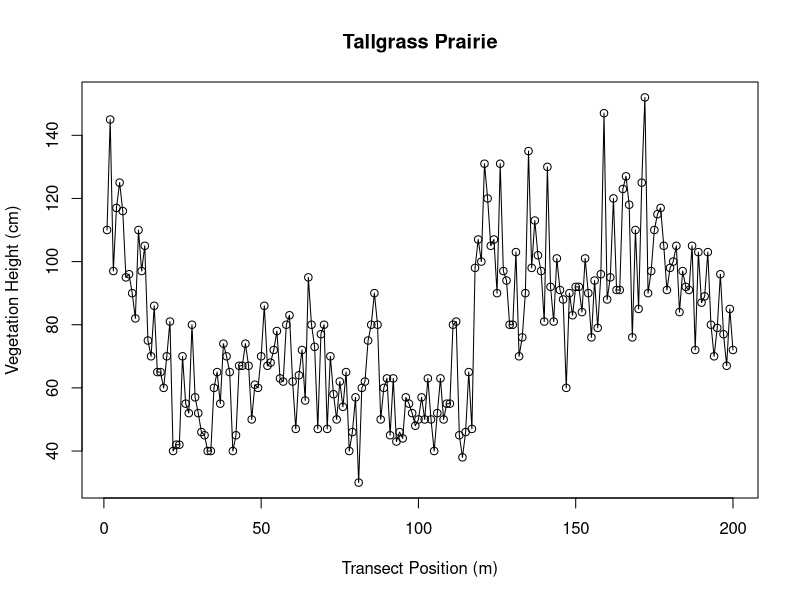
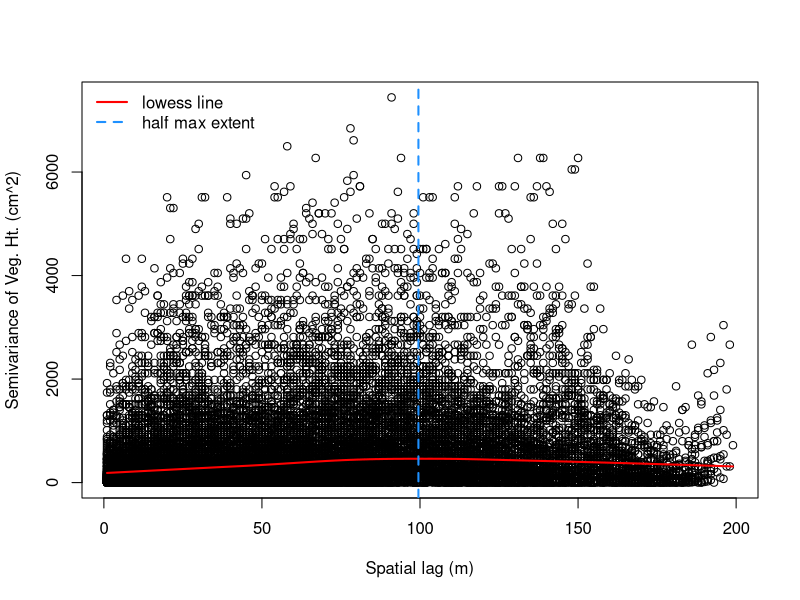
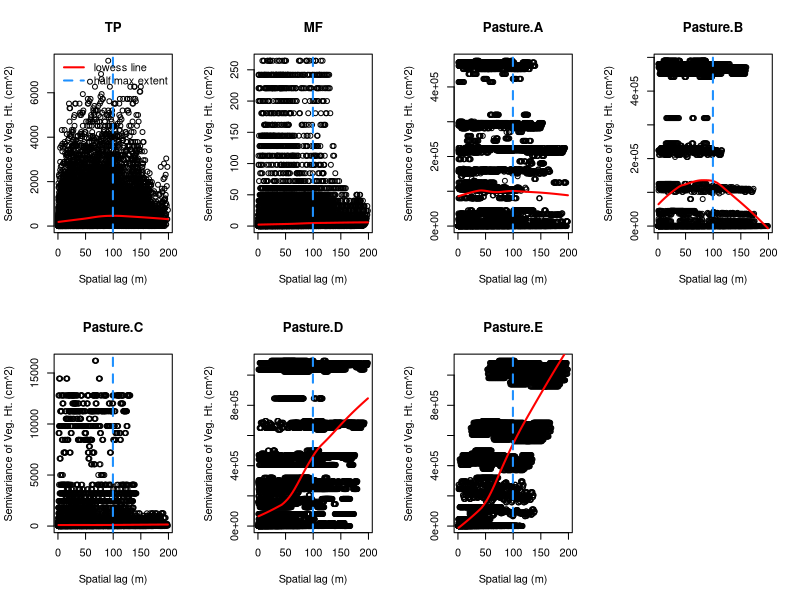
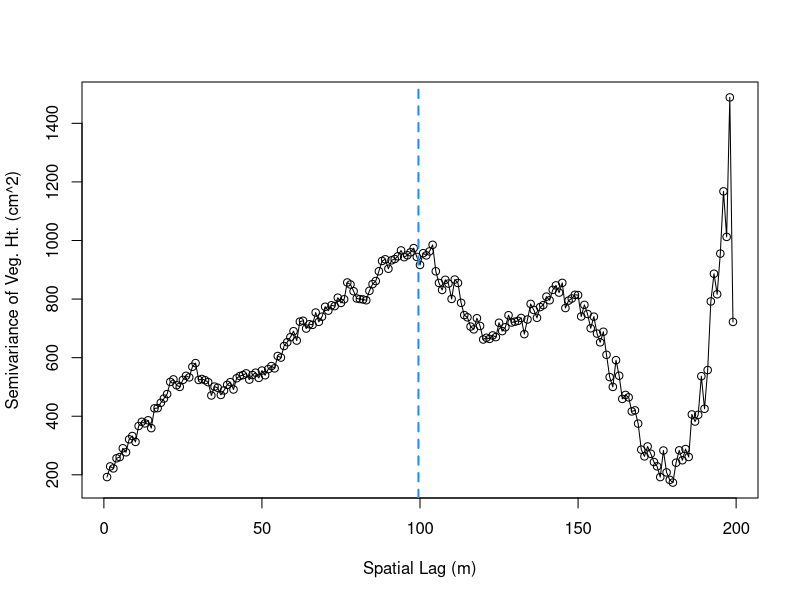
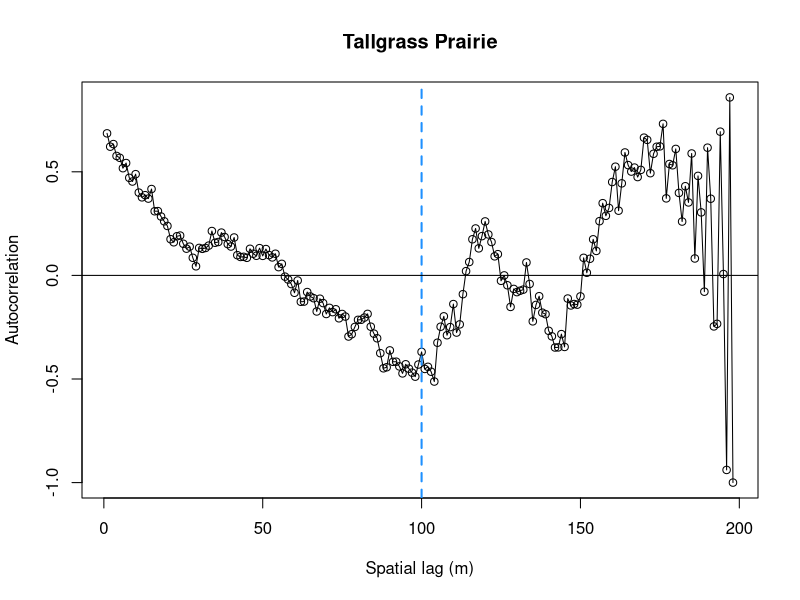
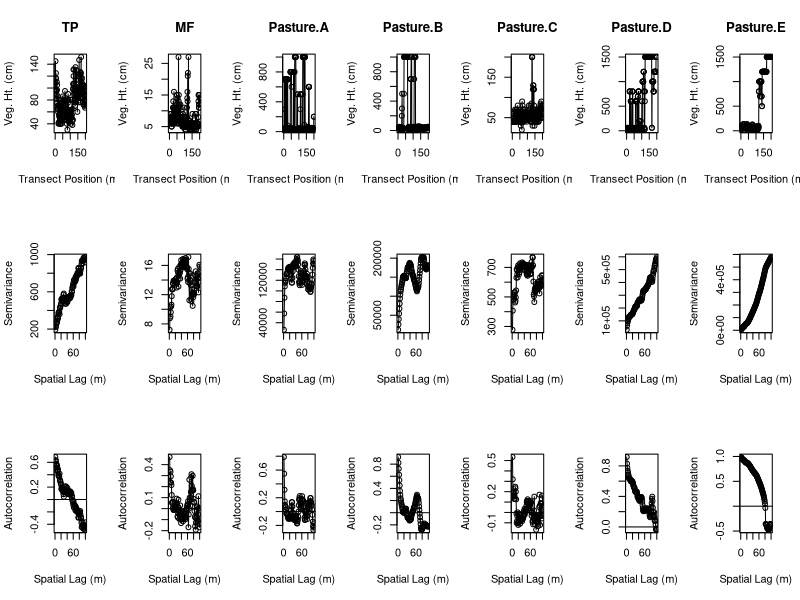
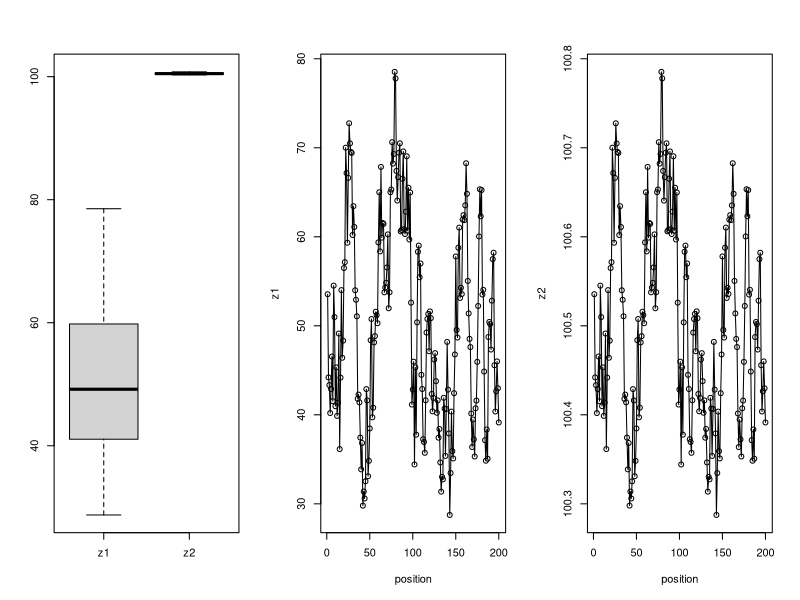
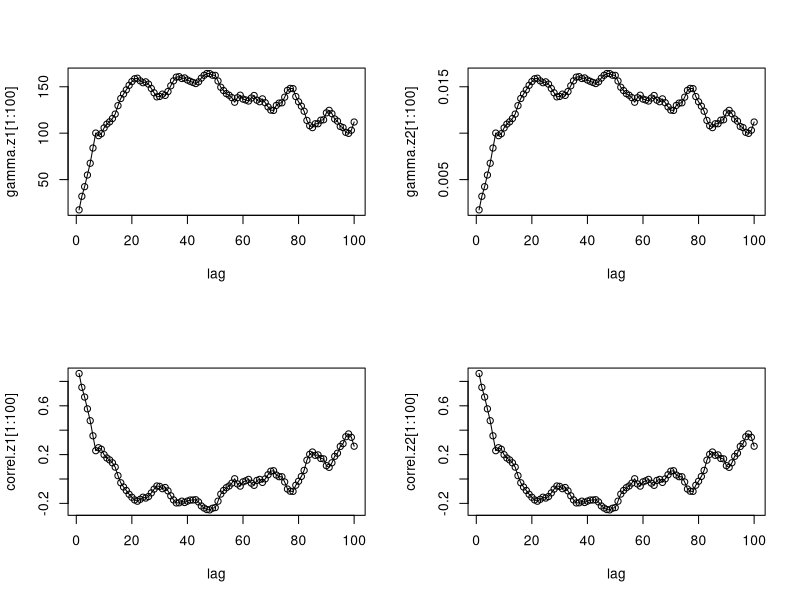

R code for these plots, in order:
# This is the original lab. I have reworked it to use long data format and tidyverse functions.


# Scale Detection Using Semivariograms and Autocorrelograms 
# M.W. Palmer, D.J. McGlinn
# this R code is written for the provided data on vegetation height (see Option 2 in Chapter exercise)

################################################################################
# DATA COLLECTION
################################################################################

# Option 2: Using Provided Data Sets
# Set R's working directory to the folder where you have stored the relevant data files

  setwd("./Scale_Lab/")

# In a Windows OS environment the path address starts with "C:\?". 
# Note that R does not accept single forward slashes in a path address.
# Therefore, you need to write the path address either with forward slashes (e.g. "C:/"), or   
# with double backward slashes (e.g. "C:\\...)

# read in the .csv files you have downloaded in the working directory
# this dataframe contains veg height data from three sites
# for the third site there are data from five different pastures within that site.
  veght<-read.table("veght_Chp5_data.csv",sep=',',header=T)
  names(veght) #this gives the names (column headings) of the veght data.frame
  ##############################
  #Column descriptions for veght
  #"Pos": Transect position (m)
  #"TP": Tallgrass Prairie (Osage County, Oklahoma)
  #"MF": Mowed field (Oklahoma State Univ. Campus)
  #"Pasture.A to Pasture.E: Five savanna pastures in Payne County, Oklahoma
  ##############################

################################################################################
# DATA EXPLORATION
################################################################################
# begin with some exploration of the data 
# NOTE: the following data exploration is not described in the chapter text
# but is recommended when starting with any new dataset

  str(veght) # examine the structure of the data
 
  head(veght) # the first six rows of the data

# Examine the data visually for one of the transects (e.g., Tallgrass Prairie (TP) dataset)
  plot(veght$Pos,veght$TP,  # the dollar sign ($) lets you specify which column you want to use
       xlab='Transect Position (m)',
       ylab='Vegetation Height (cm)',
       main='Tallgrass Prairie',type='o')

  dev.off() # close graphical device

# compute a variogram cloud for the Tallgrass Prairie 
  lag <- dist(veght$Pos) # 'dist' computes the Euclidean distances as the default
  varTP <- dist(veght$TP)^2*.5
  plot(lag,varTP,xlab='Spatial lag (m)',ylab='Semivariance of Veg. Ht. (cm^2)')
# add a smoothing line to examine the average pattern of semivariance as a function of distance
  lines(lowess(lag,varTP),col='red',lwd=2)
# a rule of thumb is to not interpret beyond 1/2 of the spatial extent of the dataset
  abline(v=max(lag)/2,lwd=2,lty=2,col='dodgerblue')
# add a legend to the topleft corner of the plot
  legend("topleft",c('lowess line','half max extent'),lty=c(1,2),col=c('red','dodgerblue'),bty='n',lwd=2) 

  dev.off()

# examine the variogram clouds and smoothers for all the datasets simultaneously
  windows(width=7*4,height=7*2) # this command is not necessary but makes the plots more readable
  par(mfrow=c(2,4)) # set up a graphical matrix with 2 rows and 4 columns
  for(i in 2:8){ # this is a 'for loop'
   # for these we'll just compute semivariance on the fly rather than assign it to a particular object, with larger datasets this may not be optimal
   plot(lag,dist(veght[,i])^2*.5,xlab='Spatial lag (m)',ylab='Semivariance of Veg. Ht. (cm^2)',main=paste(names(veght)[i]))
   lines(lowess(lag,dist(veght[,i])^2*.5),col='red',lwd=2)
   abline(v=max(lag)/2,lwd=2,col='dodgerblue',lty=2)
   if(i == 2) 
    legend("topleft",c('lowess line','half max extent'),lty=c(1,2),col=c('red','dodgerblue'),bty='n',lwd=2)
  }
# already we can see some pretty striking differences between the different fields

  dev.off()

################################################################################
# DATA ANALYSIS 
################################################################################

# now let's compute a variogram for the Tallgrass Prairie veg. hts.
#the variogram is simply the average of the variogram cloud for particular spatial lags
  lag <- dist(veght$Pos) 
  varTP <- dist(veght$TP)^2*.5
# split the seminvariance values up depending on what spatial lag they occur at    
  TP.split<-split(varTP,lag)        
# compute the mean semivariance at each spatial lag
  TP.gamma <- sapply(TP.split,mean) 
# examine TP.gamma, the indexing names are the spatial lag at which that semivariance value applies to
  TP.gamma[1:5]
# extract the values of the unique spatial lags, in this case our lags are simply 1:199 but in other contexts (not considered in this example)
# the spatial lags may be more complex and this step will be more relevant
  lag.uni<- as.numeric(names(TP.gamma))

# visually examine the variogram for the Tallgrass Prairie (NOTE: not in chapter text)
  plot(lag.uni,TP.gamma,xlab='Spatial Lag (m)',ylab='Semivariance of Veg. Ht. (cm^2)',type='o') 
  abline(v=max(lag)/2,lwd=2,col='dodgerblue',lty=2)

  dev.off()

# compute Autocorrelogram for the Tallgrass Prairie
# first compute the autocorrelation at a lag of 1 for this dataset, note that veght$TP has 200 samples
  cor(veght$TP[1:199],veght$TP[2:200])
# now at a lag of 2
  cor(veght$TP[1:198],veght$TP[3:200])
# now we can continue to compute the autorcorrelation for each lag as such or we can write a function
# that will accomplish for us, below is such a function:

  a.cor<-function(x){
   ## This function computes autocorrelation of the variable x.
   ## It is assumed that x is sampled along a linear, uniformly-spaced transect.
   ## This function is not appropriate for computing spatial autocorrelation for 
   ## more complex spatial arrangements of data.
   len<-length(x) # first compute the total size of x  
   r<-rep(NA,len-2) # create an empty output variable
   for(h in 1:(len-2)){ # loop through all the possible spatial lags (h)
     r[h] <- cor(x[1:(len-h)],x[(1+h):len]) # compute the autocorrelation at each lag
   }
   r # print the output variable
  }
 
# now that we have our function we can compute the autorcorrelation for all possible lags
  correl<-a.cor(veght$TP)

# plot the autocorrelogram for the Tallgrass Prairie (NOTE: not in chapter text)
  plot(1:198,correl,xlab='Spatial lag (m)',ylab='Autocorrelation',main='Tallgrass Prairie',type='o')
  abline(v=100,col='dodgerblue',lty=2,lwd=2)
  abline(h=0)

 dev.off()

################################################################################
# RESULTS
################################################################################

# plot side-by-side plots of vegetation height as a function of spatial position 
# and the semivariogram and correlogram as a function of spatial lag
# because we only are interested in spatial lags less than half of the max distance we
# will only plot lags from 1 to 100 m

  par(mfrow=c(3,7))
  for(i in 2:8)
   plot(1:200,veght[,i],xlab='Transect Position (m)',ylab='Veg. Ht. (cm)',main=paste(names(veght)[i]),type='o')
  for(i in 2:8){
   X.split<-split(dist(veght[,i])^2*.5,lag) # split the seminvariance values up depending on what spatial lag they occur at        
   X.gamma <- sapply(X.split,mean) # compute the mean semivariance at each spatial lag
   plot(1:100,X.gamma[1:100],xlab='Spatial Lag (m)',ylab='Semivariance',type='o')
  }
  for(i in 2:8){
   plot(1:100,a.cor(veght[,i])[1:100],xlab='Spatial Lag (m)',ylab='Autocorrelation',type='o')
   abline(h=0)
  }
# ignore the warnings from R that the standard deviation is zero

  dev.off()

################################################################################
# OPTIONAL EXERCISES
################################################################################
# EXERCISE 1
# create a .csv file of the hypothetical variables and read them into R
  hyp.dat<-read.table("hypo_ex.csv",sep=",",header=TRUE)
# examine structure of the data
  str(hyp.dat)
# attach the dataset for easier manipulation
  attach(hyp.dat) 

# Question 1: How do these variables differ?
  z1[1:10]
  z2[1:10]
  summary(z1)
  summary(z2)
  par(mfrow=c(1,3))
   boxplot(cbind(z1,z2))
   plot(position,z1,type='o')
   plot(position,z2,type='o')

# Question 2. How do you expect their semivariograms and autocorrelograms to differ?

# Question 3. Examine the semivariogram and autocorrelogram. Now repeat with the second variable.

  lag<-dist(position)
  var.z1<-dist(z1)^2*.5
  var.z2<-dist(z2)^2*.5
  gamma.z1<-sapply(split(var.z1,lag),mean)
  gamma.z2<-sapply(split(var.z2,lag),mean)
  correl.z1<-a.cor(z1)
  correl.z2<-a.cor(z2) 
  par(mfrow=c(2,2))
   plot(1:100,gamma.z1[1:100],xlab='lag',type='o')
   plot(1:100,gamma.z2[1:100],xlab='lag',type='o')
   plot(1:100,correl.z1[1:100],xlab='lag',type='o')
   plot(1:100,correl.z2[1:100],xlab='lag',type='o')
  
# Were you right in your answer to the previous question?
  dev.off()

 #EXERCISE 2
  #Plot your semivariogram on a double logarithmic scale.
  #there are two simple ways to do this
   par(mfrow=c(1,2))
   #1) transform the scaling of the axes
    plot(1:100,gamma.z1[1:100],log='xy',xlab='lag',type='o')
   #2) or transform the scaling of the variables
    plot(log10(1:100),log10(gamma.z1[1:100]),type='o')  
   #both methods give identical looking patterns

# Question 1. Is the semivariogram a straight line? 

# Question 2. Are there multiple plateaus? 

# Question 3. Would you predict that most spatial patterns in nature are self-similar, hierarchical, or neither?

 dev.off()
